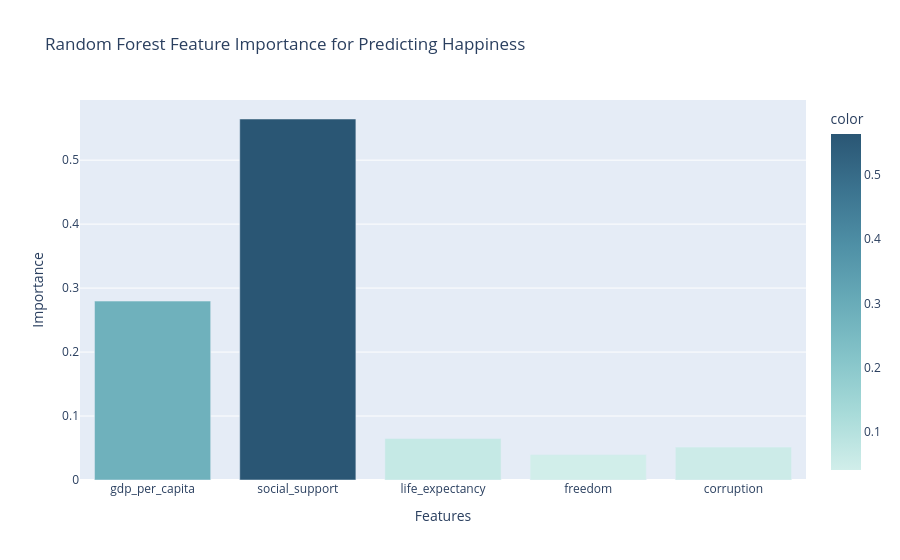

Source (notebook cell):
### Markdown cell above
### 5.2 Random Forest: Feature Importance
Using an ensemble method to predict happiness and extract the non-linear importance of each feature.

### Code cell
X_train, X_test, y_train, y_test = train_test_split(X, y, test_size=0.25, random_state=42)

rf_model = RandomForestRegressor(n_estimators=100, random_state=42)
rf_model.fit(X_train, y_train)

y_pred = rf_model.predict(X_test)
print(f"Random Forest R2 Score: {r2_score(y_test, y_pred):.4f}")
print(f"Random Forest RMSE: {np.sqrt(mean_squared_error(y_test, y_pred)):.4f}")

# Feature Importances Plot
importances = rf_model.feature_importances_
fig_rf = px.bar(
    x=features,
    y=importances,
    labels={"x": "Features", "y": "Importance"},
    title="Random Forest Feature Importance for Predicting Happiness",
    color=importances,
    color_continuous_scale="Teal",
)
fig_rf.show()

### Figure 1 — Plotly figure (JSON) as saved in the notebook; plotly's stock layout.template omitted (floating-point values rounded to 4 significant figures)
{"data": [{"hovertemplate": "Features=%{x}<br>Importance=%{y}<br>color=%{marker.color}<extra></extra>", "legendgroup": "", "marker": {"color": [0.2797, 0.5643, 0.06478, 0.03979, 0.05141], "coloraxis": "coloraxis", "pattern": {"shape": ""}}, "name": "", "orientation": "v", "showlegend": false, "textposition": "auto", "type": "bar", "x": ["gdp_per_capita", "social_support", "life_expectancy", "freedom", "corruption"], "xaxis": "x", "y": [0.2797, 0.5643, 0.06478, 0.03979, 0.05141], "yaxis": "y"}], "layout": {"barmode": "relative", "coloraxis": {"autocolorscale": false, "colorbar": {"title": {"text": "color"}}, "colorscale": [[0, "rgb(209, 238, 234)"], [0.1667, "rgb(168, 219, 217)"], [0.3333, "rgb(133, 196, 201)"], [0.5, "rgb(104, 171, 184)"], [0.6667, "rgb(79, 144, 166)"], [0.8333, "rgb(59, 115, 143)"], [1, "rgb(42, 86, 116)"]]}, "legend": {"tracegroupgap": 0}, "title": {"text": "Random Forest Feature Importance for Predicting Happiness"}, "xaxis": {"anchor": "y", "domain": [0, 1], "title": {"text": "Features"}}, "yaxis": {"anchor": "x", "domain": [0, 1], "title": {"text": "Importance"}}}}
